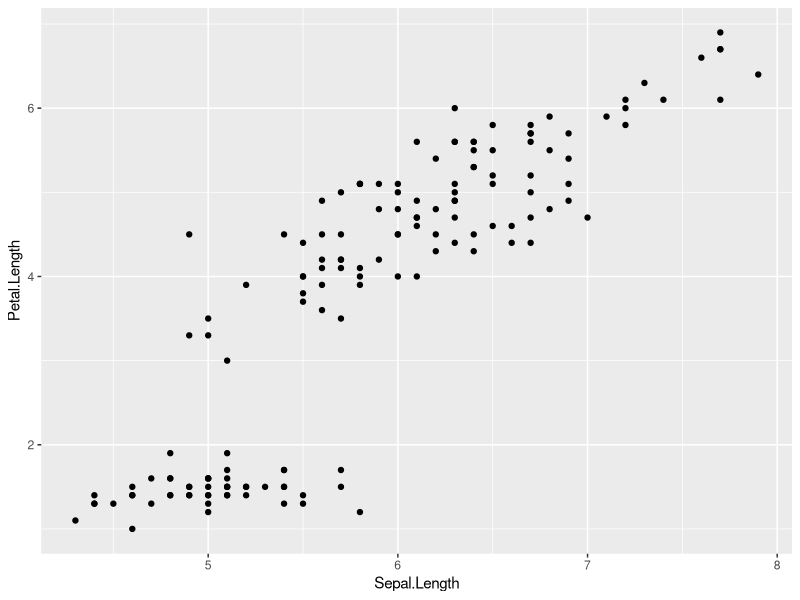
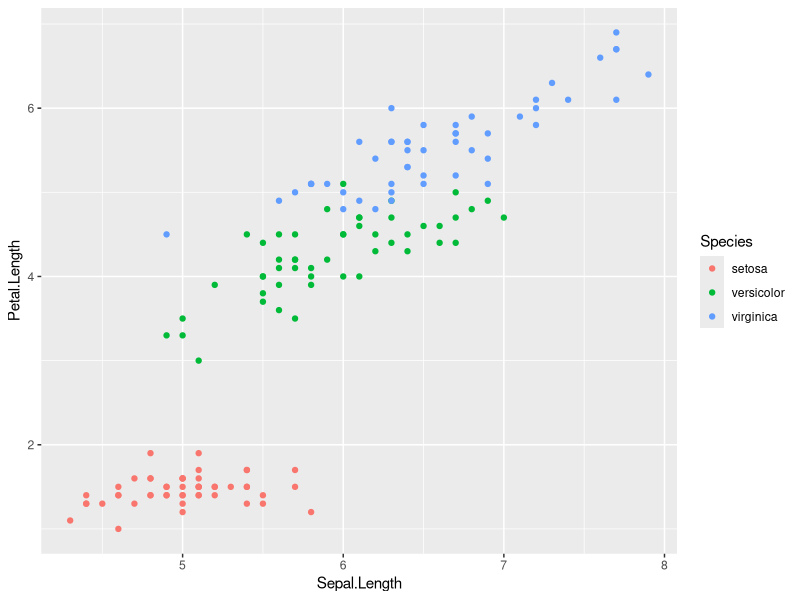
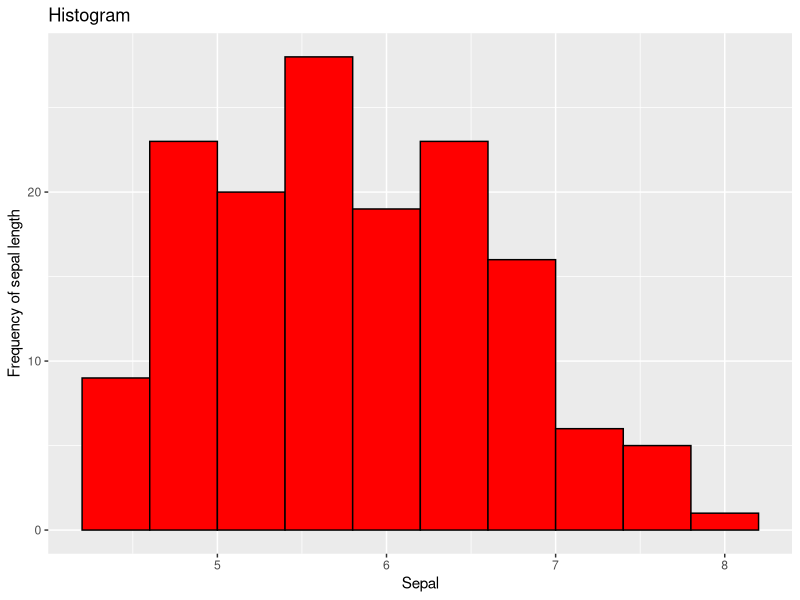
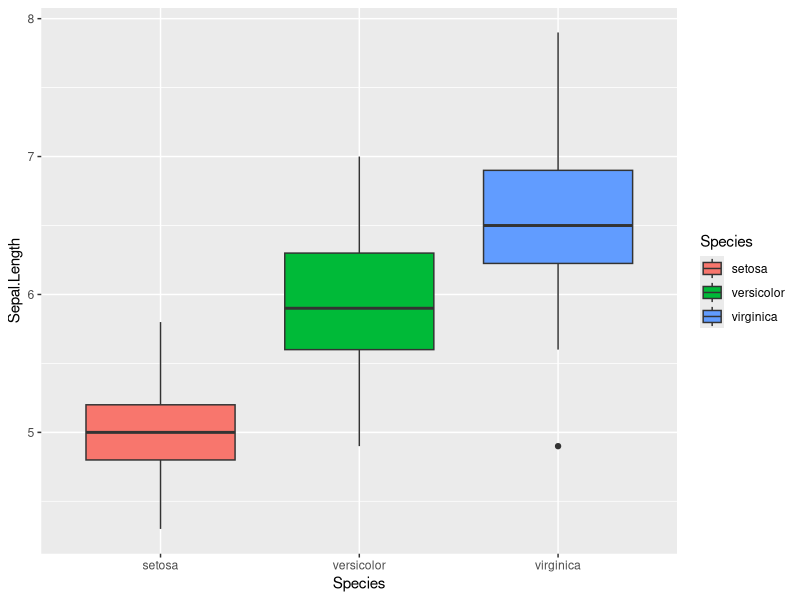
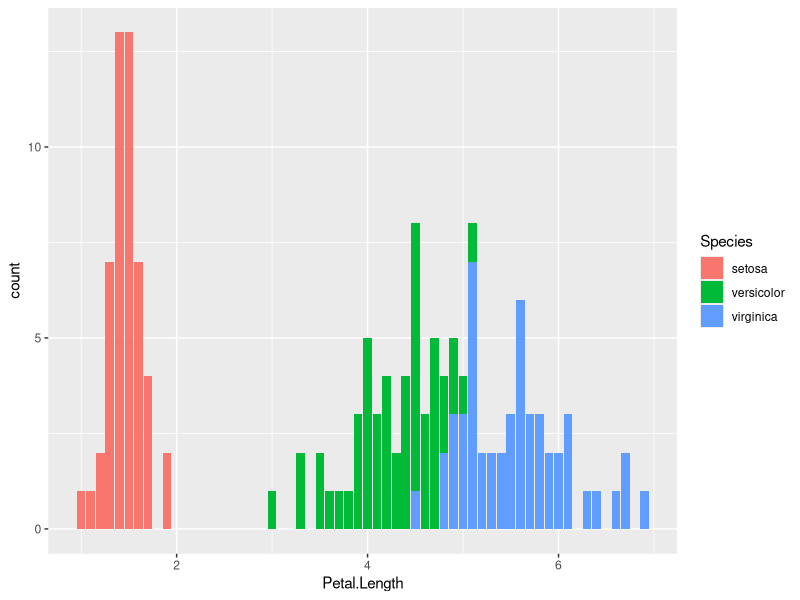
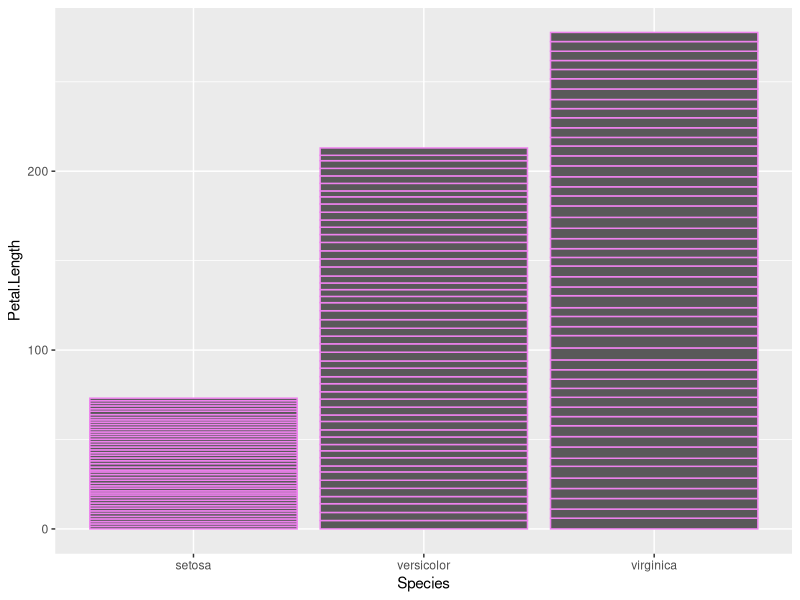
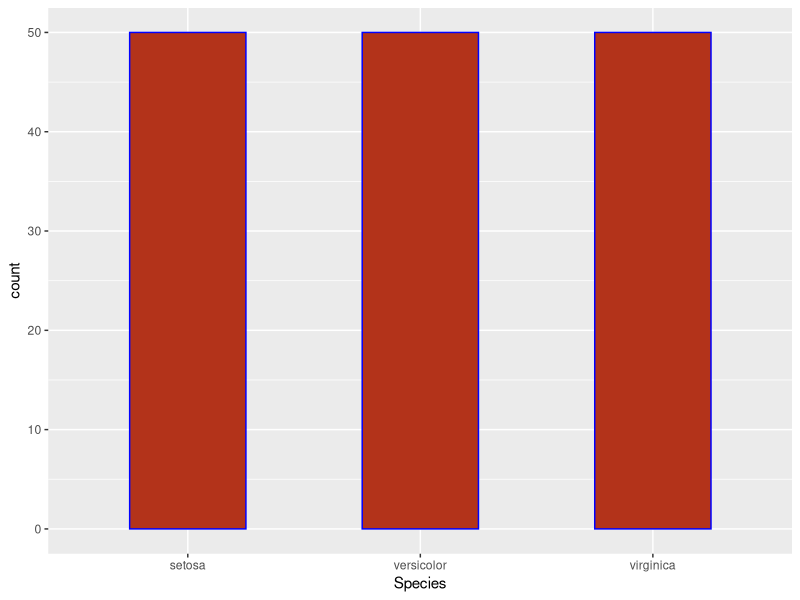
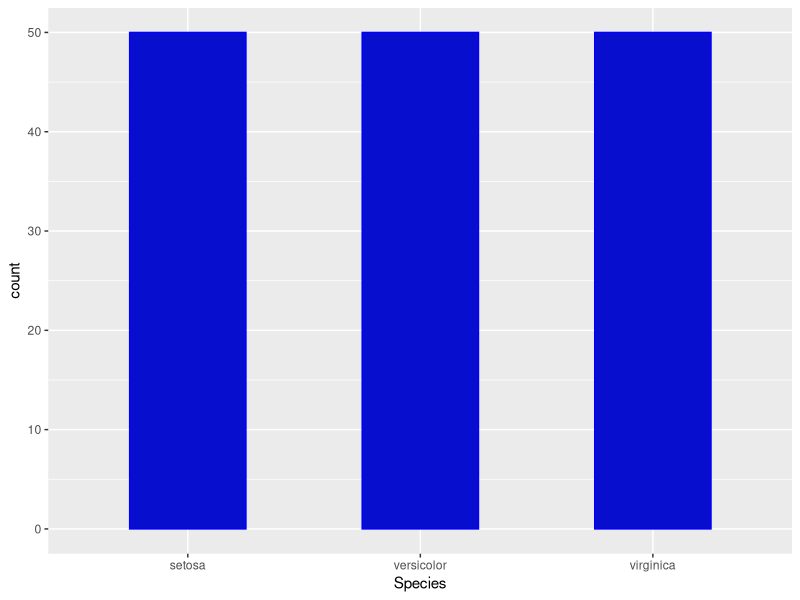

The R source for these figures, in order:
install.packages("ggplot2")
library(ggplot2)
?ggplot2

summary(iris)
# scatter plots
ggplot(data = iris, aes(x=Sepal.Length, y=Petal.Length))+geom_point()
ggplot(data = iris, aes(x=Sepal.Length, y=Petal.Length, col=Species))+geom_point()

#histogram
ggplot(data = iris, aes(x=Sepal.Length)) + labs(x="Sepal", y="Frequency of sepal length") + 
  geom_histogram(bins = 10, fill = 'red', col = 'black') +
  ggtitle('Histogram')
  
#box plot
ggplot(data = iris, aes(x = Species, y=Sepal.Length, fill = Species)) + geom_boxplot() 

#barplot
ggplot(data = iris, aes(Petal.Length, fill = Species)) + geom_bar()

View(iris)
#Error due to stat_count

ggplot(data = iris, aes(x=Species, y = Petal.Length)) + geom_bar(stat = 'identity', col = 'violet')

#rgb color
ggplot(data = iris, aes(x = Species)) + geom_bar(col = "blue", fill = rgb(0.7,0.2,0.1), width = 0.5)

#hexadecimal notation
ggplot(data = iris, aes(x = Species)) + geom_bar(col = "blue", fill = "#080ecd", width = 0.5)

#density plot
ggplot(data  =iris, aes(x = Sepal.Length, fill = Species)) + labs(x = "sepal Length", y = "frequency of sepal length")+
         geom_density(col = "red", alpha = 0.6) + 
         ggtitle("Density plot")

#pie chart
table(iris$Species)
data <- as.data.frame(table(iris$Species))
data
View(iris)
ggplot(data, aes(x = "", y = Freq, fill = Var1)) + geom_bar(stat = 'identity') +
  theme(axis.line = element_blank(),
        axis.text = element_blank(),
        plot.title = element_text(hjust = 0.5)) +
  labs(title = "Pie Chart") +
  coord_polar(theta = "y", start = 0)
 
#bubble plot its sililar to scatter plot but we use third numeric value to define size of the bubbles
ggplot(mtcars, aes(x = mpg, y = disp, size = cyl, col = cyl)) + geom_point()
  